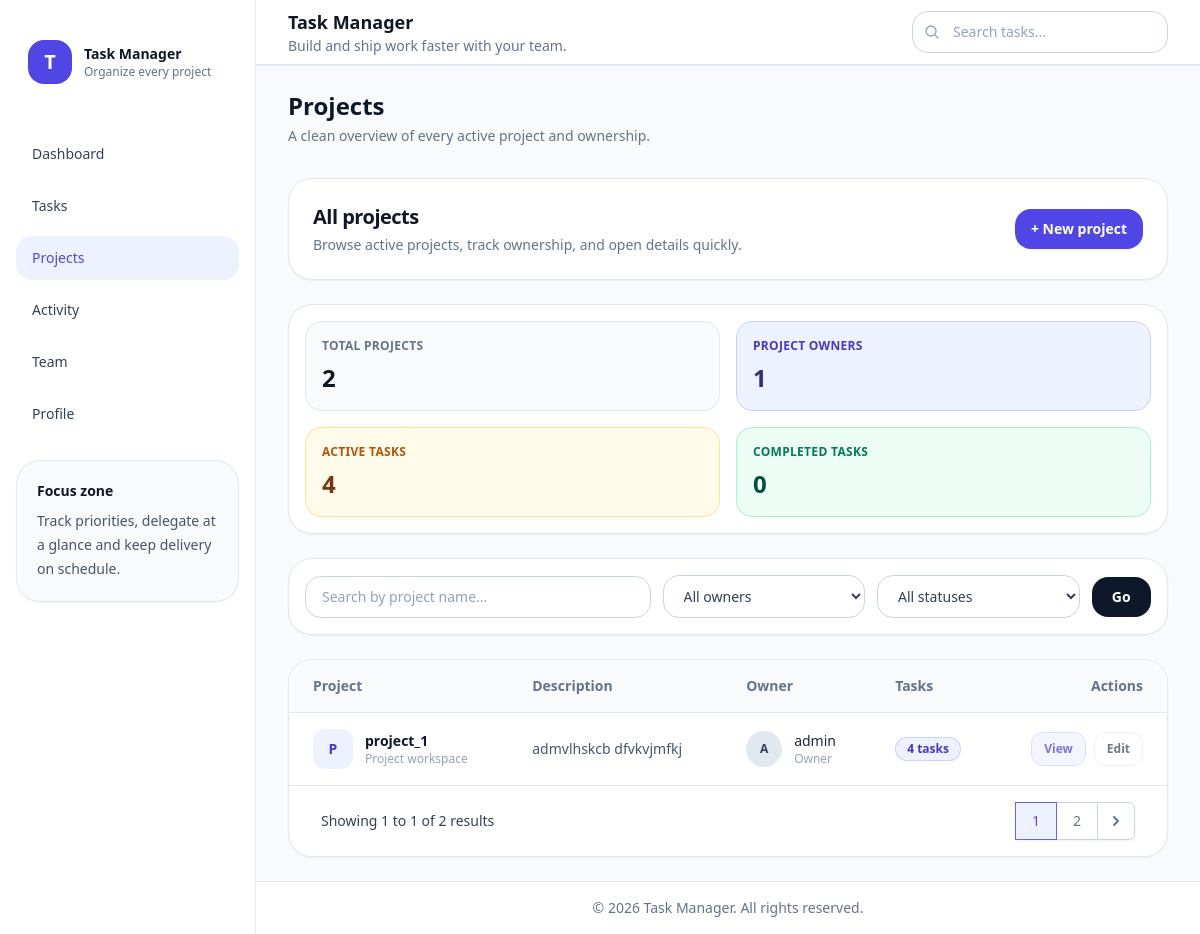
Screenshot of /task/project_list/ with the database file from the repository.
### tasks/models.py (models this page shows, shortened)
class Project(models.Model):
    name = models.CharField(max_length=150)
    description = models.TextField(blank=True)
    owner = models.ForeignKey(settings.AUTH_USER_MODEL, on_delete=models.CASCADE, related_name="owned_projects")
    members = models.ManyToManyField(settings.AUTH_USER_MODEL, blank=True, related_name="projects")
    start_date = models.DateField(default=timezone.now)
    due_date = models.DateField(blank=True, null=True)
    is_archived = models.BooleanField(default=False)
    created_at = models.DateTimeField(auto_now_add=True)

### accounts/models.py (models this page shows, shortened)
class User(AbstractUser):
    ROLE_CHOICES = [
        ("admin", "Admin"),
        ("manager", "Manager"),
        ("member", "Member"),
    ]
    role = models.CharField(max_length=20, choices=ROLE_CHOICES, default="member")
    phone = models.CharField(max_length=20, blank=True)
    avatar = models.ImageField(upload_to="avatars/", blank=True, null=True)
    location = models.CharField(max_length=100, blank=True)
    bio = models.TextField(blank=True)

### tasks/views.py (the view)
# urls.py: path('project_list/',views.project_list,name='project_list'),
def project_list(request):
    projects = Project.objects.select_related('owner').prefetch_related('tasks').annotate(
        task_count=Count('tasks')
    )
    search = request.GET.get('search')
    owner_id = request.GET.get('owner')
    task_status = request.GET.get('task_status')
    if search:
        projects = projects.filter(name__icontains=search)
    if owner_id:
        projects = projects.filter(owner_id=owner_id)
    if task_status:
        projects = projects.filter(tasks__status=task_status).distinct()
    paginator = Paginator(projects, 1)
    page_number = request.GET.get('page')
    page_obj = paginator.get_page(page_number)
    distinct_owners = Project.objects.values('owner').distinct().count()
    all_tasks = Task.objects.all()
    active_tasks = all_tasks.exclude(status='done').count()
    completed_tasks = all_tasks.filter(status='done').count()
    all_users = User.objects.order_by('username')
    context = {
        'page_obj': page_obj,  # Changed from 'projects'
        'distinct_owners': distinct_owners,
        'active_tasks': active_tasks,
        'completed_tasks': completed_tasks,
        'all_users': all_users,
        'search': search or '',
        'owner': owner_id or '',
        'task_status': task_status or '',
    }
    return render(request, 'projects/project_list.html', context)

### templates/projects/project_list.html (shortened to what this page needs)
{% extends 'base.html' %}
{% block page_title %}Projects{% endblock %}
{% block page_subtitle %}A clean overview of every active project and ownership.{% endblock %}
{% block content %}
<div class="space-y-6">
  <section class="rounded-3xl border border-slate-200 bg-white p-6 shadow-sm">
    <div class="flex flex-col gap-4 md:flex-row md:items-center md:justify-between">
      <div>
        <h2 class="text-xl font-semibold tracking-tight text-slate-900">All projects</h2>
        <p class="mt-1 text-sm text-slate-500">
          Browse active projects, track ownership, and open details quickly.
        </p>
      </div>
      <a href="{% url 'project_create' %}"
         class="inline-flex items-center justify-center rounded-2xl bg-indigo-600 px-4 py-2.5 text-sm font-semibold text-white shadow-sm transition hover:bg-indigo-700">
        + New project
      </a>
    </div>
  </section>
  <section class="rounded-3xl border border-slate-200 bg-white p-4 shadow-sm">
    <div class="grid gap-4 sm:grid-cols-2 xl:grid-cols-4">
      <div class="rounded-2xl border border-slate-200 bg-slate-50 p-4">
        <p class="text-xs font-semibold uppercase tracking-wide text-slate-500">Total projects</p>
        <p class="mt-2 text-2xl font-semibold text-slate-900">{{ page_obj.paginator.count }}</p>
      </div>
      <div class="rounded-2xl border border-indigo-200 bg-indigo-50 p-4">
        <p class="text-xs font-semibold uppercase tracking-wide text-indigo-700">Project owners</p>
        <p class="mt-2 text-2xl font-semibold text-indigo-900">{{ distinct_owners }}</p>
      </div>
      <div class="rounded-2xl border border-amber-200 bg-amber-50 p-4">
        <p class="text-xs font-semibold uppercase tracking-wide text-amber-700">Active tasks</p>
        <p class="mt-2 text-2xl font-semibold text-amber-900">{{ active_tasks }}</p>
      </div>
      <div class="rounded-2xl border border-emerald-200 bg-emerald-50 p-4">
        <p class="text-xs font-semibold uppercase tracking-wide text-emerald-700">Completed tasks</p>
        <p class="mt-2 text-2xl font-semibold text-emerald-900">{{ completed_tasks }}</p>
      </div>
    </div>
  </section>
  <section class="rounded-3xl border border-slate-200 bg-white p-4 shadow-sm">
    <form method="get" class="grid gap-3 md:grid-cols-12 md:items-center">
      <div class="md:col-span-5">
        <input type="text" name="search" id="search" value="{{ search }}"
               placeholder="Search by project name..."
               class="w-full rounded-2xl border border-slate-300 bg-white px-4 py-2.5 text-sm text-slate-700 placeholder:text-slate-400 focus:border-indigo-500 focus:outline-none focus:ring-4 focus:ring-indigo-100">
      </div>
      <div class="md:col-span-3">
        <select name="owner" id="owner"
                class="w-full rounded-2xl border border-slate-300 bg-white px-4 py-2.5 text-sm text-slate-700 focus:border-indigo-500 focus:outline-none focus:ring-4 focus:ring-indigo-100">
          <option value="">All owners</option>
        </select>
      </div>
      <div class="md:col-span-3">
        <select name="task_status" id="task_status"
                class="w-full rounded-2xl border border-slate-300 bg-white px-4 py-2.5 text-sm text-slate-700 focus:border-indigo-500 focus:outline-none focus:ring-4 focus:ring-indigo-100">
          <option value="">All statuses</option>
        </select>
      </div>
      <div class="md:col-span-1">
        <button type="submit" class="w-full rounded-2xl bg-slate-900 px-4 py-2.5 text-sm font-semibold text-white transition hover:bg-slate-800">
          Go
        </button>
      </div>
    </form>
  </section>
  <section class="hidden md:block rounded-3xl border border-slate-200 bg-white shadow-sm overflow-hidden">
    <div class="overflow-x-auto">
      <table class="min-w-full text-left text-sm">
        <thead class="bg-slate-50 text-slate-500">
          <tr class="border-b border-slate-200">
            <th class="px-6 py-4 font-semibold">Project</th>
            <th class="px-6 py-4 font-semibold">Description</th>
            <th class="px-6 py-4 font-semibold">Owner</th>
            <th class="px-6 py-4 font-semibold">Tasks</th>
            <th class="px-6 py-4 font-semibold text-right">Actions</th>
          </tr>
        </thead>
        <tbody class="divide-y divide-slate-100">
          {% for project in page_obj %}
          <tr class="hover:bg-slate-50/80 transition group">
            <td class="px-6 py-4">
              <div class="flex items-center gap-3">
                <div class="flex h-10 w-10 items-center justify-center rounded-xl bg-indigo-50 text-sm font-bold text-indigo-700">
                  {{ project.name|slice:":1"|upper }}
                </div>
                <div>
                  <p class="font-semibold text-slate-900">{{ project.name }}</p>
                  <p class="text-xs text-slate-400">Project workspace</p>
                </div>
              </div>
            </td>
            <td class="px-6 py-4 text-slate-600">
              <p class="max-w-md truncate">
                {{ project.description|default:'No project description set.' }}
              </p>
            </td>
            <td class="px-6 py-4">
              <div class="flex items-center gap-3">
                <div class="flex h-9 w-9 items-center justify-center rounded-full bg-slate-200 text-xs font-bold text-slate-700">
                  {{ project.owner.username|slice:":1"|upper }}
                </div>
                <div>
                  <p class="font-medium text-slate-800">
                    {{ project.owner.get_full_name|default:project.owner.username }}
                  </p>
                  <p class="text-xs text-slate-400">Owner</p>
                </div>
              </div>
            </td>
            <td class="px-6 py-4">
              <span class="inline-flex rounded-full bg-indigo-50 px-3 py-1 text-xs font-semibold text-indigo-700 ring-1 ring-inset ring-indigo-200">
                {{ project.task_count }} task{{ project.task_count|pluralize }}
              </span>
            </td>
            <td class="px-6 py-4">
              <div class="flex justify-end gap-2 opacity-100 transition md:opacity-70 md:group-hover:opacity-100">
                <a href="{% url 'project_detail' project.id %}"
                   class="rounded-xl border border-indigo-200 bg-indigo-50 px-3 py-2 text-xs font-semibold text-indigo-700 transition hover:bg-indigo-100">
                  View
                </a>
                <a href="{% url 'project_update' project.id %}"
                   class="rounded-xl border border-slate-200 bg-white px-3 py-2 text-xs font-semibold text-slate-700 transition hover:bg-slate-100">
                  Edit
                </a>
              </div>
            </td>
          </tr>
          {% endfor %}
        </tbody>
      </table>
      {% if page_obj.has_other_pages %}
      <nav aria-label="Project list pagination" class="flex items-center justify-center px-4 py-4 sm:px-6 lg:px-8 bg-white shadow-sm border-t border-slate-200">
        <div class="hidden sm:flex sm:flex-1 sm:items-center sm:justify-between">
          <div>
            <p class="text-sm text-slate-700">
              Showing <span class="font-medium">{{ page_obj.start_index }}</span> to
              <span class="font-medium">{{ page_obj.end_index }}</span> of
              <span class="font-medium">{{ page_obj.paginator.count }}</span> results
            </p>
          </div>
          <div>
            <nav class="relative z-0 inline-flex rounded-md shadow-sm -space-x-px">
              {% for num in page_obj.paginator.page_range %}
              {% if page_obj.number == num %}
              <span class="z-10 bg-indigo-50 border-indigo-500 text-indigo-600 relative inline-flex items-center px-4 py-2 border text-sm font-medium">{{ num }}</span>
              {% elif num > page_obj.number|add:'-2' and num < page_obj.number|add:'3' %}
              <a href="?page={{ num }}{% if search %}&search={{ search }}{% endif %}{% if owner %}&owner={{ owner }}{% endif %}{% if task_status %}&task_status={{ task_status }}{% endif %}"
                 class="bg-white border-slate-300 text-slate-500 hover:bg-slate-50 relative inline-flex items-center px-4 py-2 border text-sm font-medium">{{ num }}</a>
              {% endif %}
              {% endfor %}
              {% if page_obj.has_next %}
              <a href="?page={{ page_obj.next_page_number }}{% if search %}&search={{ search }}{% endif %}{% if owner %}&owner={{ owner }}{% endif %}{% if task_status %}&task_status={{ task_status }}{% endif %}"
                 class="relative inline-flex items-center px-2 py-2 rounded-r-md border border-slate-300 bg-white text-sm font-medium text-slate-500 hover:bg-slate-50">
                <svg class="h-5 w-5" fill="currentColor" viewBox="0 0 20 20">
                  <path fill-rule="evenodd" d="M7.293 14.707a1 1 0 010-1.414L10.586 10 7.293 6.707a1 1 0 011.414-1.414l4 4a1 1 0 010 1.414l-4 4a1 1 0 01-1.414 0z" clip-rule="evenodd" />
                </svg>
              </a>
              {% endif %}
            </nav>
          </div>
        </div>
      </nav>
      {% endif %}
    </div>
  </section>
</div>
{% endblock %}

### rows the page displays
Project: name "P", name "project_1", description "admvlhskcb dfvkvjmfkj", owner.username "A", owner.get_full_name "admin", task_count "4"

### other values shown
{{ page_obj.paginator.count }} "2"
{{ distinct_owners }} "1"
{{ active_tasks }} "4"
{{ completed_tasks }} "0"
{{ page_obj.start_index }} "1"
{{ page_obj.end_index }} "1"
{{ num }} "1"
{{ num }} "2"
